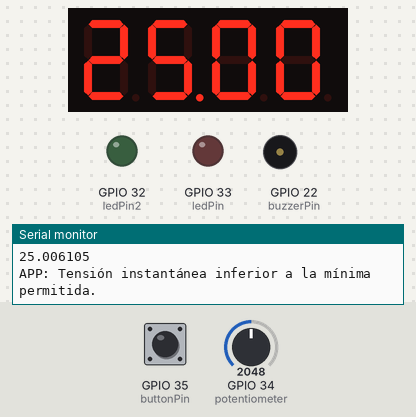
Bench run of a sketch on a simulated ESP32. Parts: 4-digit seven-segment display, output pins drawn as LEDs (lit = HIGH), buzzer (waves = sounding, pin HIGH), the last lines printed to the serial monitor. The inputs (shaded band) are chosen by the test bench; at power-on: GPIO 34 (potentiometer) = 2048, GPIO 35 (buttonPin) HIGH.

Above: at 2.8 s.
2.9 s: GPIO 34 (potentiometer) set to 2917
At 4.1 s:
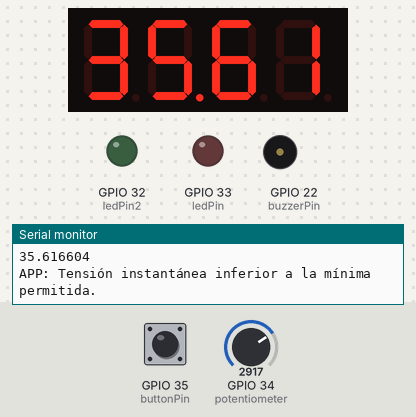
4.5 s: GPIO 34 (potentiometer) set to 2985
At 5.6 s:
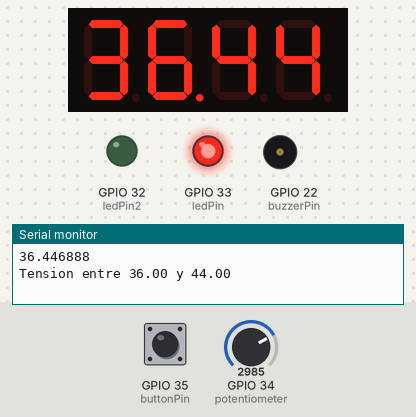
6.5 s: GPIO 34 (potentiometer) set to 3552
At 8.2 s:
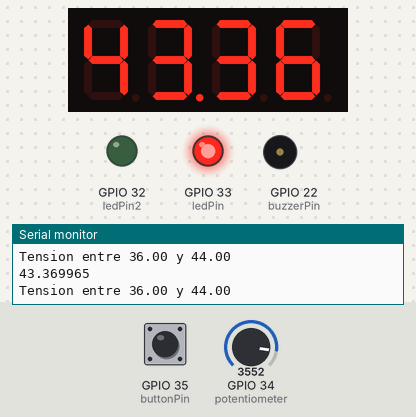
8.5 s: GPIO 34 (potentiometer) set to 3640
At 9.8 s:
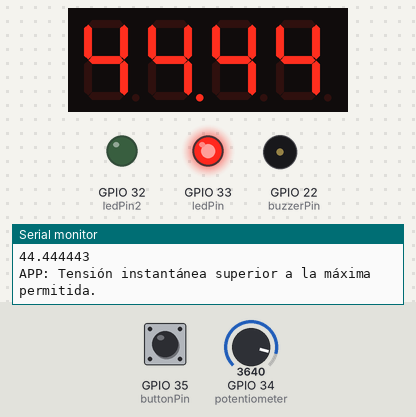
Timing chart, 0 to 11.5 s (numbered marks = the images above; inputs shaded):
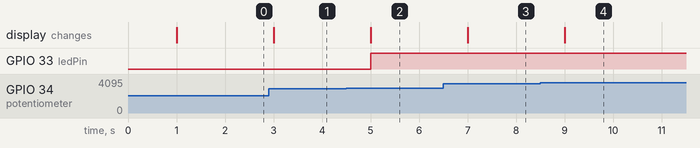

Measured:
- the behaviour switches between 2948 and 2949 on GPIO 34 (potentiometer) (found by bisection; images 1 and 2)
- after the input at 2.9 s, the display: changes after 0.10 s (image 1)
- after the input at 4.5 s, GPIO 33 (ledPin): LOW → HIGH after 0.50 s; the display: changes after 0.50 s (image 2)
- after the input at 6.5 s, the display: changes after 0.50 s (image 3)
- after the input at 8.5 s, the display: changes after 0.50 s (image 4)

The sketch:

sketch.ino
```cpp
#include "SevSeg.h"

SevSeg sevseg;

const double VALOR_ESCALA_CONVERSION_ADC_VOLT = (50.0/4095.0);
const int ledPin = 33;
const int ledPin2 = 32;
const int numSamples = 5; // Número de muestras para el promedio móvil
float samples[numSamples] = {0};
bool segundoLedEncendido = false;

//PULSADOR
const int buttonPin = 35;

//BUZZER Define el pin del zumbador y el pin de la alarma
int buzzerPin = 22;
// Define el estado de la alarma, TODAVIA NO HAY LOGICA PARA ESTO CASI
bool alarmOn = false;


//ALARMAS
// Definir las variables para los valores de tensión
float limiteInferiorTensiones = 36.0; // lo naranja
float limiteSuperiorTensiones = 44.0;
float minimoTensionNormal = 38.0; // inicio valor normal
float maximoTensionNormal = 42.0;
float tensionAlarmaLocalMinima = 36.0; // parte roja, debe contener a la normal...
float tensionAlarmaLocalMaxima = 44.0;

// Leer la tensión instantánea del sensor... funcion a crear
//float tensionReal = leertensionReal();


void IRAM_ATTR apagarLedConBotonInterrupcion(){
    // se asume que el debouncing es aplicado por hardware.
    Serial.print("Boton presionado ");
    digitalWrite(ledPin2, LOW);
}

void setup() {
  byte numDigits = 4;
  byte digitPins[] = {14, 15, 2, 5};
  byte segmentPins[] = {12, 4, 19, 26, 27, 13, 18, 25};
  byte hardwareConfig = COMMON_ANODE;

  bool resistorsOnSegments = false;
  bool updateWithDelays = false;
  bool leadingZeros = false;
  bool disableDecPoint = false;

  pinMode(ledPin, OUTPUT);
  pinMode(ledPin2, OUTPUT);

  sevseg.begin(hardwareConfig, numDigits, digitPins, segmentPins);

  pinMode(34, INPUT);
  Serial.begin(115200);

  //PULSADOR
  pinMode(ledPin, OUTPUT);
  pinMode(buttonPin, INPUT_PULLUP);
  attachInterrupt(buttonPin, apagarLedConBotonInterrupcion, FALLING);

  //BUZZER Inicializa los pines
  pinMode(buzzerPin, OUTPUT);
}

void loop() {
  static unsigned long tiempoEjec = millis() + 1000;
  static unsigned long tiempoPromedio = millis() + 5000; // Tiempo para calcular el promedio móvil
  static int contador = 0;
  int tensionRealEnteraMultiplicada = 0;
  float promedio = 0;

  bool tensionEstaEnValoresNormales;
  bool tensionEstaEnValoresAlarmaLocal; // nombre para boolean...
  bool tensionEstaEnValoresMinimos; // para limite inferior
  bool tensionEstaEnValoresMaximos;

  if(millis() >= tiempoEjec){
    tiempoEjec += 1000;

    float value = analogRead(34);
    float tensionReal = value * VALOR_ESCALA_CONVERSION_ADC_VOLT;
    Serial.println(tensionReal,6);

    tensionRealEnteraMultiplicada = (int) (tensionReal * 100);

    tensionEstaEnValoresNormales = (tensionReal >= minimoTensionNormal) && (tensionReal <= maximoTensionNormal);

    tensionEstaEnValoresAlarmaLocal = (tensionReal >= tensionAlarmaLocalMinima) && (tensionReal < tensionAlarmaLocalMaxima);

    tensionEstaEnValoresMinimos = (tensionReal < limiteInferiorTensiones);

    tensionEstaEnValoresMaximos = (tensionReal > limiteSuperiorTensiones);

    // Presentar la medición en el display
    //mostrarTension(tensionReal);
    sevseg.setNumber(tensionRealEnteraMultiplicada, 2);

    if(tensionEstaEnValoresNormales){

      Serial.println("Tension en valor normal");
      // VERIFICAR BOOL PARA VER SI VOLVIO A TENSION NORMAL y prender el segundo led
      if( alarmOn == true){
        digitalWrite(ledPin2, HIGH);
        segundoLedEncendido = true;
        alarmOn = false;

        digitalWrite(ledPin, LOW);
      }
    }

    // Si no esta en valores de tension normal pero si de alarma local, parte roja
    if(!tensionEstaEnValoresNormales && tensionEstaEnValoresAlarmaLocal){
      digitalWrite(ledPin, HIGH);
      alarmOn = true;

      Serial.println("Tension entre "+ String(tensionAlarmaLocalMinima)+ " y " + String(tensionAlarmaLocalMaxima));
    }

    if(tensionEstaEnValoresMaximos){
      Serial.println("APP: Tensión instantánea superior a la máxima permitida.");
    }

    if(tensionEstaEnValoresMinimos){
      Serial.println("APP: Tensión instantánea inferior a la mínima permitida.");
    }

  }
  sevseg.refreshDisplay();
}
```
